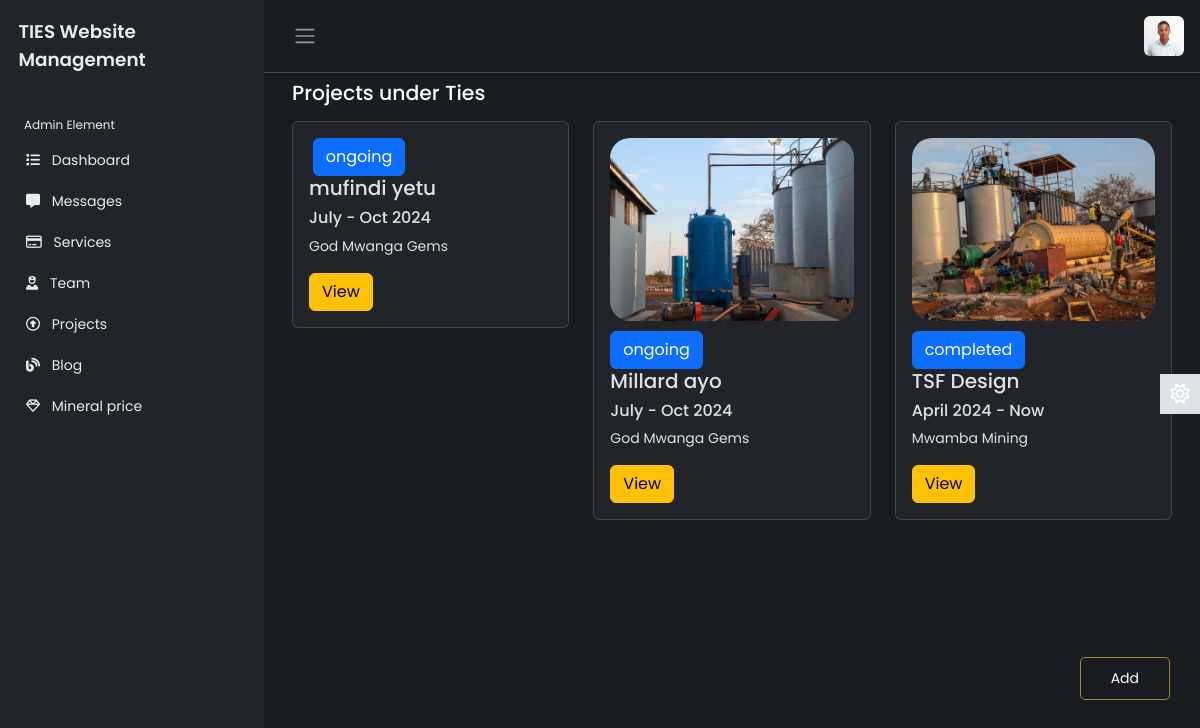
Page /administrator/projects2/ (signed in) on the committed database.
### app/models.py (models this page shows, shortened)
class Project(models.Model):
    title = models.CharField(max_length=200)
    location = models.CharField(max_length=200)
    client = models.CharField(max_length=200)
    timeframe = models.CharField(max_length=200)
    Commodities = models.CharField(max_length=200)
    status = models.CharField(max_length=200, default='ongoing')
    body = models.TextField()
    image = models.ImageField()
    uploaded = models.DateTimeField(auto_now_add=True)

### administrator/views.py (the view)
# urls.py: path('projects2/', views.projects2, name='projects2'),
@login_required
def projects2(request):
    project = Project.objects.all().order_by('-id')
    context = {
        'project': project
    }
    return render(request, 'administrator/projects2.html', context)

### administrator/templates/administrator/projects2.html
{% extends 'administrator/base3.html' %}
{% load static %}
{% block content %}
<main class="content px-3 py-2">
    <div class="container-fluid">
        <div class="mb-3">
            <h4>Projects under Ties</h4>
        </div>
        <div class="row">
            {% for i in project %}
            <div class="col-md-4 mb-4">
                <div class="card">
                    <div class="card-body">
                        <img src="{{i.image.url}}" alt="">
                        <button class="btn btn-primary">{{i.status}}</button>
                        <h5 class="card-title">{{i.title}}</h5>
                        <h6 class="card-title">{{i.timeframe }}</h6>
                        <p class="card-text">{{i.client}}</p>
                        <a href="{% url 'projectDetails' i.id %}" class="btn btn-warning">View</a>
                    </div>
                </div>
            </div>
            {% endfor %}
        </div>
        <a href="{% url 'projectAdd' %}">
            <button class="add">Add</button>
        </a>
    </div>
</main>
{% endblock %}

### administrator/static/administrator/index.css (style rules this page uses)
:root { --color-white: #ffffff; --color-light: #f0eff5; --color-gray-light: #86848c; --color-gray-dark: #56555e; --color-dark: #27282f; --color-primary: rgb(234,181,7); --color-danger: rgb(255,67,54); --color-ties1: #1a3048; --color-ties2: #9f893c; --color-ties3: #ffbf00; }
body { font-family: 'Poppins', sans-serif; font-size: 0.875rem; opacity: 1; overflow-y: scroll; margin: 0; }
a { cursor: pointer; text-decoration: none; font-family: 'Poppins', sans-serif; }
h4 { font-family: 'Poppins', sans-serif; font-size: 1.275rem; color: var(--bs-emphasis-color); }
.content { flex: 1; max-width: 100vm; width: 100vm; }
.card .card-body img { width: 100%; height: auto; border-radius: 20px; margin: 0 0 10px 0; }
.add { padding: 10px 30px; border-radius: 5px; background: transparent; border: 1px solid var(--color-ties2); position: fixed; bottom: 100px; right: 30px; }
@media (min-width:768px) { .content { max-width: auto; width: auto; } }
.card { box-shadow: 0 0 .875rem 0 rgb(34,46,60, .05); margin-bottom: 24px; }

### rows in the picture
Project: status "ongoing", title "mufindi yetu", timeframe "July - Oct 2024", client "God Mwanga Gems"
Project: image (picture), status "ongoing", title "Millard ayo", timeframe "July - Oct 2024", client "God Mwanga Gems"
Project: image (picture), status "completed", title "TSF Design", timeframe "April 2024 - Now", client "Mwamba Mining"
